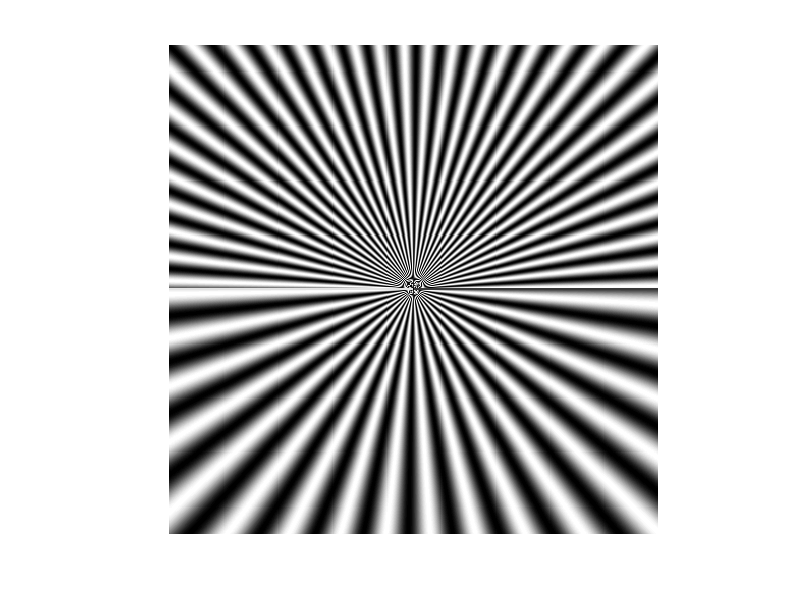

MATLAB code for this plot:
%%
clc;
close all;  
clear;  
workspace;  
rows = 480;
columns = 480;
x0 = rows / 2;
y0 = columns / 2;
M = zeros(rows,columns);
n = 4;

%%
for x=1:rows
    for y=1:columns
%         if (x > x0||y <= y0)
%             angle = atan((y0 - y)/(x - x0));
%         end
%         if (x < x0||y <= y0)
%             angle = pi - atan((y0 - y)/(x - x0));
%         end
%         if (x < x0||y > y0)
%             angle = pi + atan((y0 - y)/(x - x0));
%         end
%         if (x > x0||y > y0)
%             angle = 2 * pi - atan((y0 - y)/(x - x0));
%         end
%         if (x == x0||y < y0)
%             angle = pi / 2;
%         end
%         if (x == x0||y > y0)
%             angle = 3 * pi / 2;
%         end
%         if (x == x0||y == y0)
%             angle = 0;
%         end
        if x < rows / 2
            lambda = 0.1;
            a = 0.0383;
        end
        if x >= rows / 2
            lambda = 0.18;
            a = 0.0689;  
        end
        k = 1;
        M(x,y) = 4 * (1 + cos(2 * pi / lambda * (atan((y0 - y)/(x - x0)) + a * sin(2 * pi * k / n)))) / 2 / n;
    end
end

imshow(M)

